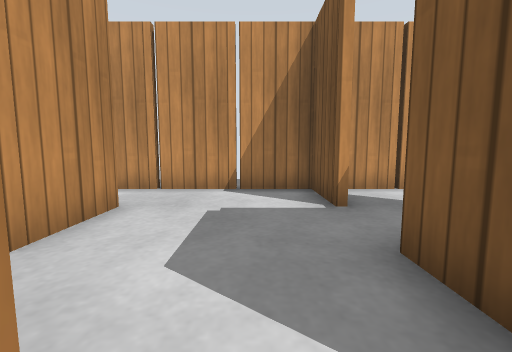
view 1 (above)

24 first-person views from a walk through a robot-simulator world made for Gazebo. The camera is 0.5 m above the floor, tilts 6° down and sees 90° across. The floor is counted in squares, 0.5 m on a side. Each view is taken from the middle of a square. On the plan, view 1 faces up. The plan holds only what a view shows up to about 11 squares ahead; the rest is blank. Gazebo's built-in surfaces are drawn with simple patterns.

view 2
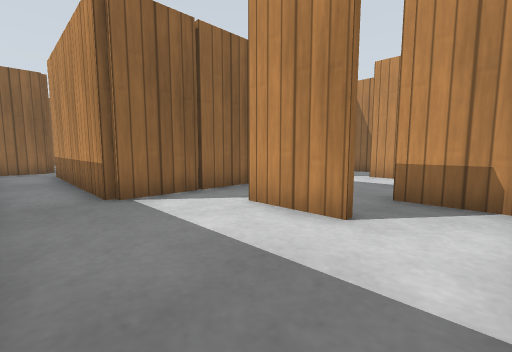

view 3
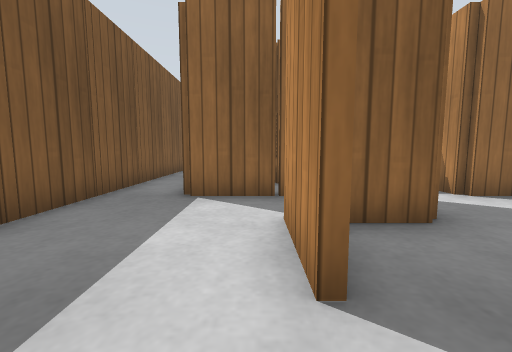

view 4
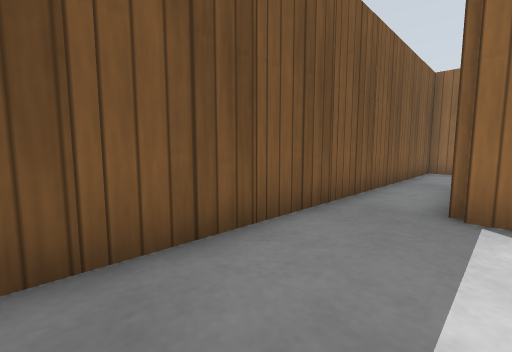

view 5
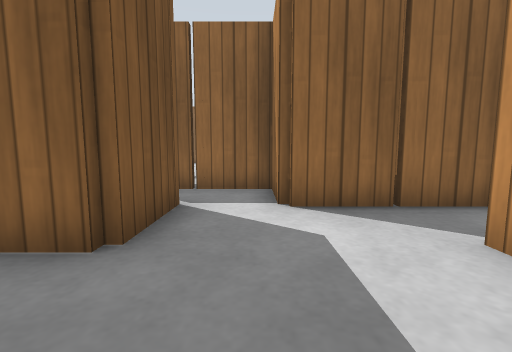

view 6
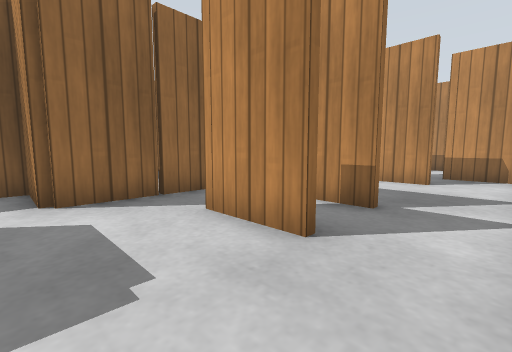

view 7
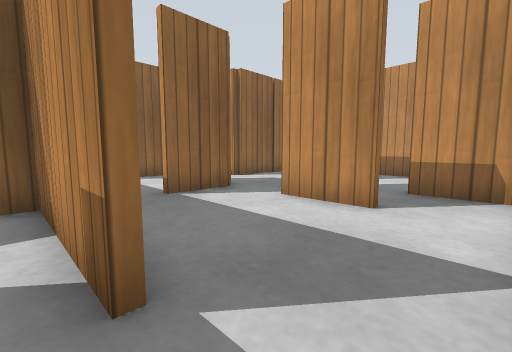

view 8
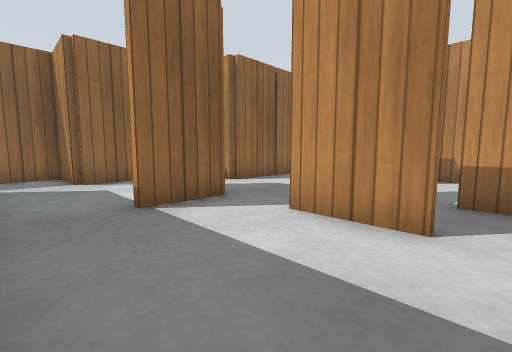

view 9
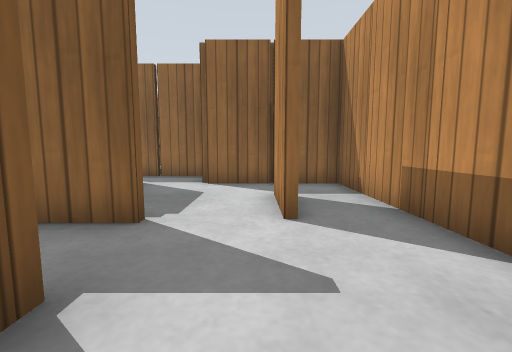

view 10
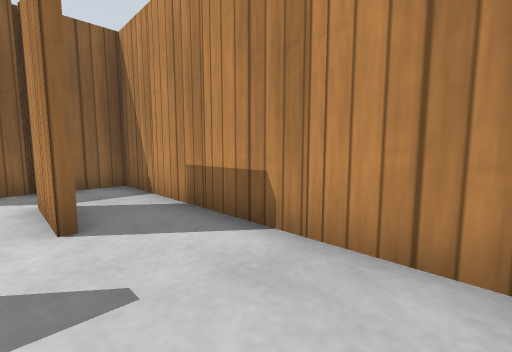

view 11
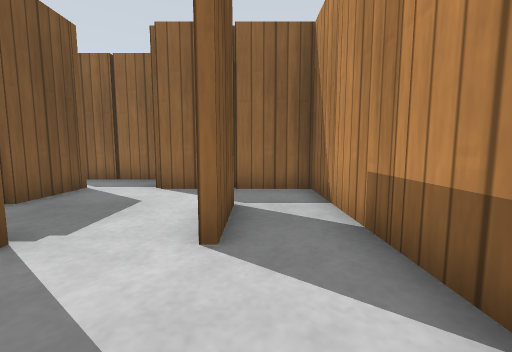

view 12
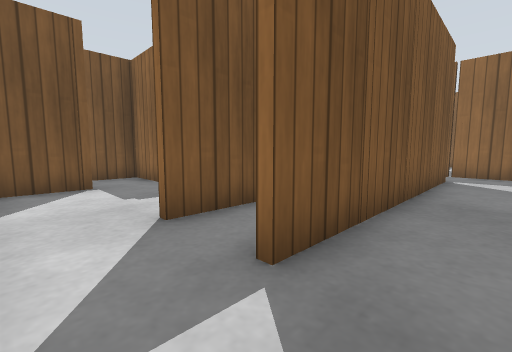

view 13
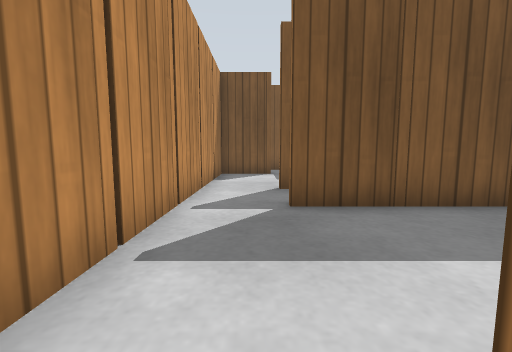

view 14
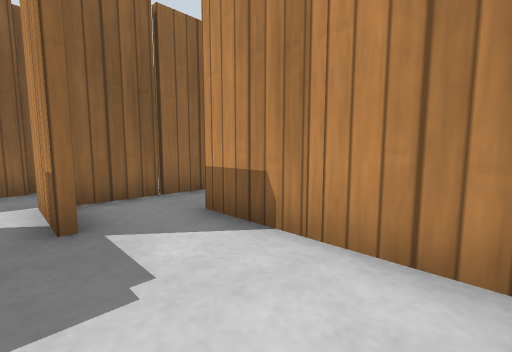

view 15
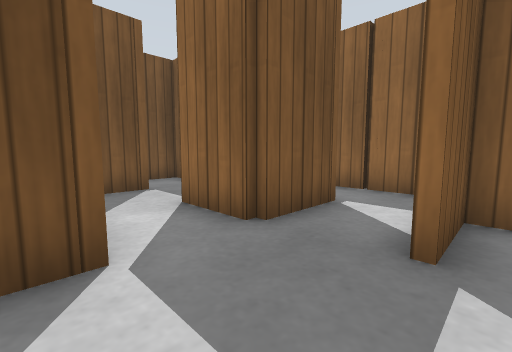

view 16
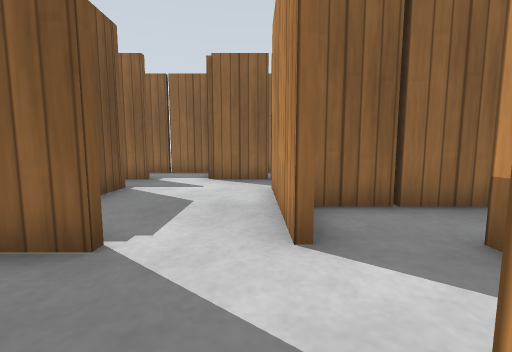

view 17
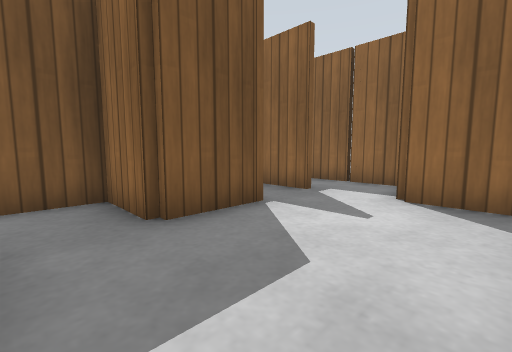

view 18
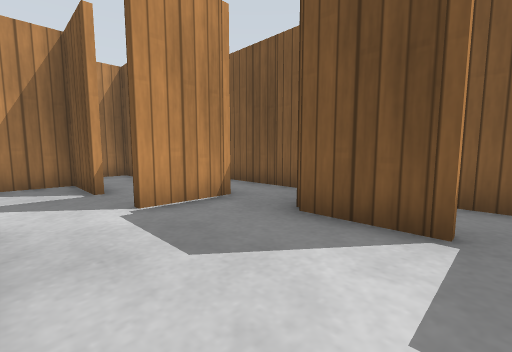

view 19
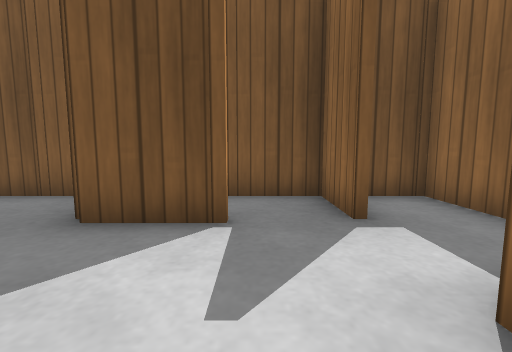

view 20
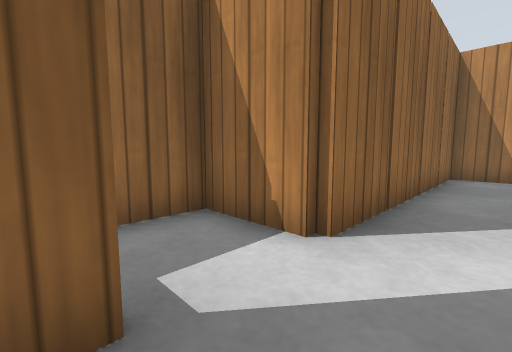

view 21
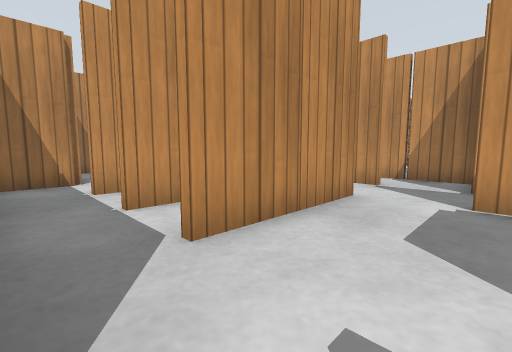

view 22
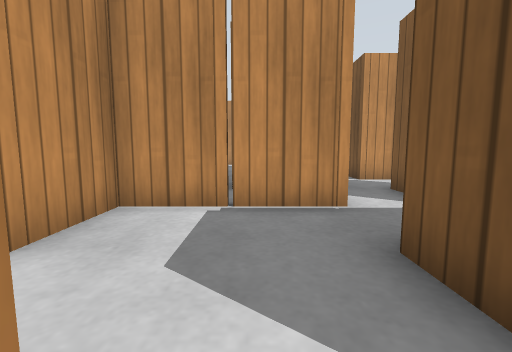

view 23
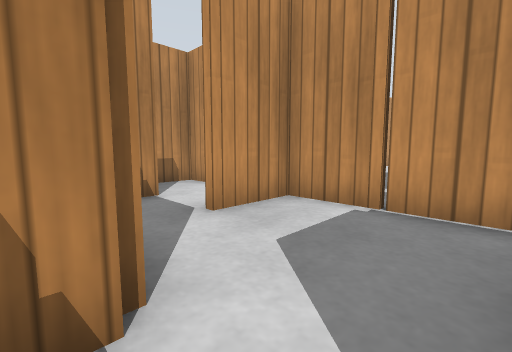

view 24
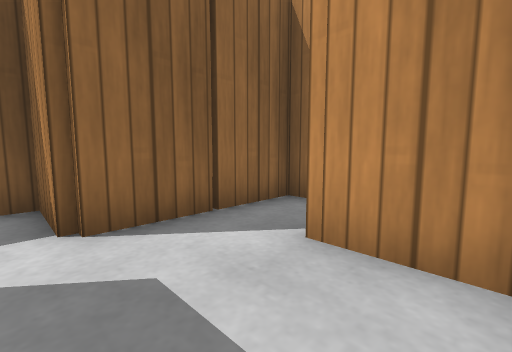

### Floor plan
Points are (right, up) in squares from view 1. A wall is a line through its corners. A room is listed if a view was taken in it or the views show most of it. See-through windows are left out.
Room 1 (views 1, 14, 15, 16, 17)
walls: (1.5, -3.6) (0.6, -3.6); (1.6, -5.5) (1.6, -8.6); (3.4, -2.6) (3.4, -1.6) (-0.6, -1.6) (-0.6, -0.9); (3.5, -5.4) (5.4, -5.4); (-0.6, -4.5) (-0.6, -3.4) (1.5, -3.4); (-2.4, -3.5) (-2.4, -5.6) (-3.6, -5.6); (5.6, -0.4) (5.6, -5.6) (3.5, -5.6); (5.4, -0.2) (5.4, 0.4) (4.5, 0.4); (-0.4, 0.6) (-0.4, -1.4) (3.5, -1.4); (-2.6, -7.4) (1, -7.4); (5.4, -8.6) (5.4, -7.4) (7.4, -7.4) (7.4, -0.4); (-4.4, 0.1) (-4.4, -2.5); (-6.4, -3.4) (-6.4, -5); (-6.5, -5.4) (-2.6, -5.4) (-2.6, -3.5)
ways out: opening at (7, 0.5) to room 2; opening at (-6, -2) to room 3; opening at (0, 1) to room 3; opening at (3, -8.3) to room 4; opening at (-3, -6) to room 5; opening at (2, -9) to room 5
objects: wooden post (-5, -3); wooden post (-5, -1); wooden post (-3, 0); wooden post (-2, -6); wooden post (-1, -7); wooden post (-1, -5); wooden post (-1, -1); wooden post (1, -2); wooden post (1, 1); wooden post (2, -8); wooden post (3, -3); wooden post (3, 0); wooden post (5, -3); wooden post (5, -1); wooden post (6, -6); wooden post (8, -6); wooden post (8, -4); wooden post (8, -2)
Room 2 (views 2, 3, 4)
walls: (3.6, 4.5) (3.6, 2.5); (7.4, -0.4) (7.4, 5.1); (3.8, 6.4) (2.4, 6.4); (1.9, 0.6) (5.6, 0.6) (5.6, -0.4)
ways out: opening at (7, 0.5) to room 1; opening at (3, 5.5) to room 3
objects: wooden post (3, 6); wooden post (4, 2); wooden post (8, 0); wooden post (8, 2); wooden post (8, 4)
Room 3 (views 5, 6, 7, 8, 9, 10, 11, 12, 13)
walls: (-8.4, 4.5) (-8.4, 2.5); (-4.6, 3.5) (-4.6, 4.5); (-4.6, 1.5) (-4.6, 2.6); (-4.4, 4.5) (-4.4, 0.6); (-10.5, 2.6) (-9, 2.6); (-8.6, -0.5) (-8.6, 0.6) (-6.5, 0.6); (-4.6, -0.5) (-4.6, 0.6) (-0.4, 0.6); (-2.6, 3.5) (-2.6, 4.5); (-2.4, 4.5) (-2.4, 3.4); (-12.4, 2.5) (-12.4, 1.5); (-12.6, 1.5) (-12.6, 2.5); (-4.6, -2.5) (-4.6, -1.4); (-10.1, -3.4) (-6.4, -3.4); (-14.4, 6.1) (-14.4, -1.4) (-10.4, -1.4) (-10.4, -2); (0.5, 6.4) (-7.8, 6.4); (1.4, 1.4) (1.4, 2.6) (3.4, 2.6) (3.4, 4)
ways out: opening at (-6, -2) to room 1; opening at (0, 1) to room 1; opening at (3, 5.5) to room 2
objects: wooden post (-15, 1); wooden post (-15, 3); wooden post (-15, 5); wooden post (-13, -1); wooden post (-13, 1); wooden post (-11, 5); wooden post (-9, -1); wooden post (-8, 2); wooden post (-7, 6); wooden post (-5, 1); wooden post (-5, 3); wooden post (-5, 6); wooden post (-3, 3); wooden post (-3, 6); wooden post (-1, 6); wooden post (1, 5)
Room 4 (views 18, 19, 20, 21)
walls: (5.5, -11.4) (7.4, -11.4); (3.5, -13.6) (7.4, -13.6) (7.4, -12.4); (0.6, -11.4) (3.6, -11.4) (3.6, -12.5)
ways out: opening at (3, -8.3) to room 1; opening at (0.5, -10.5) to room 5
objects: wooden post (1, -12); wooden post (3, -13); wooden post (5, -14); wooden post (5, -9); wooden post (8, -10)
Room 5 (views 22, 23, 24)
walls: (-2.6, -8.6) (-2.6, -7.4); (-6.5, -9.4) (-4.4, -9.4) (-4.4, -11.4) (0.6, -11.4); (-3.6, -5.6) (-6.5, -5.6); (-6.4, -5) (-6.4, -6.6)
ways out: opening at (-3, -6) to room 1; opening at (2, -9) to room 1; opening at (0.5, -10.5) to room 4; opening at (-7.8, -9.5)
objects: wooden post (-7, -10); wooden post (-7, -7); wooden post (-5, -6); wooden post (-3, -12); wooden post (-3, -9); wooden post (-1, -11); wooden post (-1, -9); wooden post (1, -9)

Positions as (right, up) in squares from view 1, and headings:
1: (0, 0), facing up
2: (7, 6), facing down-left
3: (4, 6), facing down
4: (5, 5), facing down-right
5: (0, 5), facing down
6: (0, 6), facing down-left
7: (-4, 6), facing down-left
8: (-5, 5), facing down-left
9: (-12, 6), facing down
10: (-12, 6), facing down-left
11: (-13, 5), facing down
12: (-6, 6), facing down-right
13: (-9, 5), facing right
14: (-2, 0), facing down-left
15: (-3, -1), facing down-right
16: (2, -3), facing down
17: (2, -6), facing down-right
18: (2, -10), facing up-right
19: (2, -10), facing right
20: (6, -10), facing down-left
21: (4, -11), facing up-left
22: (-4, -10), facing up
23: (-3, -10), facing up-left
24: (-4, -6), facing down-left
